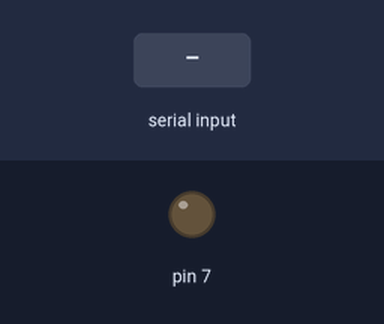
Bench run of a sketch on a simulated Arduino Uno, built with avr-gcc and run on an emulated ATmega328P. Parts: output pins drawn as LEDs (lit = HIGH). The inputs (shaded band) are chosen by the test bench.

Above: at 1.2 s.
1.3 s: "1" received over Serial
At 2.5 s:
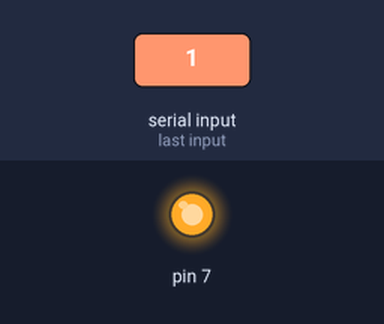
2.8 s: "2" received over Serial
At 3.8 s:
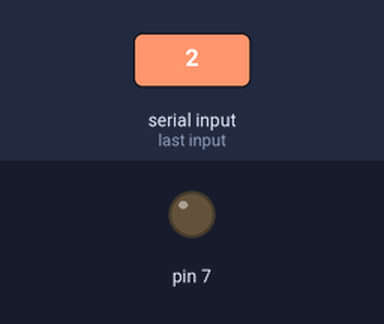
Timing chart, 0 to 5.8 s (numbered marks = the images above; inputs shaded):
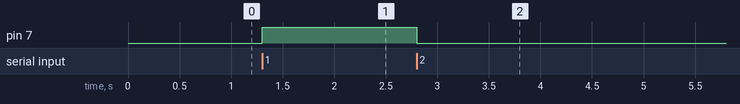

Measured:
- after the input at 1.3 s, pin 7: LOW → HIGH at once
- after the input at 2.8 s, pin 7: HIGH → LOW at once

The sketch:

bai_3.ino
```cpp
/*
Kết nối 1 đèn Led với 1 chân GPIO (VD chân 7). Từ trên máy tính gửi xuống
VĐK 1 kí tự. Nếu gửi kí tự 1 thì bật led sáng, nếu gửi kí tự 2 thì tắt led.
*/

int flag = 0; // báo đang ở kịch bản nào
void setup() {
  Serial.begin(9600);
  pinMode(7, 1);
  digitalWrite(13, 0);

}

void loop() {
  if (Serial.available()) {
    char state = Serial.read();
    if (state == '1') {
      flag = 1;
    }
    if (state == '2') {
      flag = 0;
    }
  }
  digitalWrite(7, flag);

}
```
